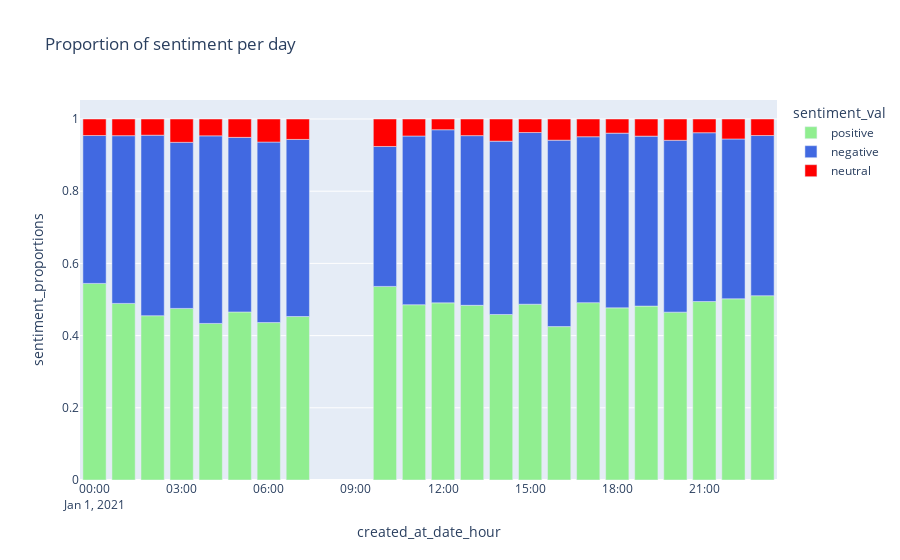

This figure's notebook cell:
### Code cell
fig = px.bar(sentiment_proportions[:3*22],
             x="created_at_date_hour",
             y="sentiment_proportions", color="sentiment_val",
             title="Proportion of sentiment per day",
            color_discrete_sequence=["lightgreen", "royalblue", "red"])

fig.show()

### Figure 1 — Plotly figure (JSON) as saved in the notebook; plotly's stock layout.template omitted (floating-point values rounded to 4 significant figures)
{"data": [{"alignmentgroup": "True", "hovertemplate": "sentiment_val=positive<br>created_at_date_hour=%{x}<br>sentiment_proportions=%{y}<extra></extra>", "legendgroup": "positive", "marker": {"color": "lightgreen"}, "name": "positive", "offsetgroup": "positive", "orientation": "v", "showlegend": true, "textposition": "auto", "type": "bar", "x": ["2021-01-01 0", "2021-01-01 1", "2021-01-01 10", "2021-01-01 11", "2021-01-01 12", "2021-01-01 13", "2021-01-01 14", "2021-01-01 15", "2021-01-01 16", "2021-01-01 17", "2021-01-01 18", "2021-01-01 19", "2021-01-01 2", "2021-01-01 20", "2021-01-01 21", "2021-01-01 22", "2021-01-01 23", "2021-01-01 3", "2021-01-01 4", "2021-01-01 5", "2021-01-01 6", "2021-01-01 7"], "xaxis": "x", "y": [0.5445, 0.4891, 0.5362, 0.4855, 0.4907, 0.4839, 0.4585, 0.4869, 0.4249, 0.4912, 0.4769, 0.4818, 0.4551, 0.4649, 0.4943, 0.502, 0.5106, 0.4753, 0.4337, 0.4655, 0.4361, 0.4528], "yaxis": "y"}, {"alignmentgroup": "True", "hovertemplate": "sentiment_val=negative<br>created_at_date_hour=%{x}<br>sentiment_proportions=%{y}<extra></extra>", "legendgroup": "negative", "marker": {"color": "royalblue"}, "name": "negative", "offsetgroup": "negative", "orientation": "v", "showlegend": true, "textposition": "auto", "type": "bar", "x": ["2021-01-01 0", "2021-01-01 1", "2021-01-01 10", "2021-01-01 11", "2021-01-01 12", "2021-01-01 13", "2021-01-01 14", "2021-01-01 15", "2021-01-01 16", "2021-01-01 17", "2021-01-01 18", "2021-01-01 19", "2021-01-01 2", "2021-01-01 20", "2021-01-01 21", "2021-01-01 22", "2021-01-01 23", "2021-01-01 3", "2021-01-01 4", "2021-01-01 5", "2021-01-01 6", "2021-01-01 7"], "xaxis": "x", "y": [0.4097, 0.4647, 0.3877, 0.4674, 0.4796, 0.47, 0.4801, 0.4757, 0.5165, 0.4596, 0.484, 0.4708, 0.5, 0.476, 0.4677, 0.4427, 0.4437, 0.4601, 0.5197, 0.4836, 0.5, 0.4906], "yaxis": "y"}, {"alignmentgroup": "True", "hovertemplate": "sentiment_val=neutral<br>created_at_date_hour=%{x}<br>sentiment_proportions=%{y}<extra></extra>", "legendgroup": "neutral", "marker": {"color": "red"}, "name": "neutral", "offsetgroup": "neutral", "orientation": "v", "showlegend": true, "textposition": "auto", "type": "bar", "x": ["2021-01-01 0", "2021-01-01 1", "2021-01-01 10", "2021-01-01 11", "2021-01-01 12", "2021-01-01 13", "2021-01-01 14", "2021-01-01 15", "2021-01-01 16", "2021-01-01 17", "2021-01-01 18", "2021-01-01 19", "2021-01-01 2", "2021-01-01 20", "2021-01-01 21", "2021-01-01 22", "2021-01-01 23", "2021-01-01 3", "2021-01-01 4", "2021-01-01 5", "2021-01-01 6", "2021-01-01 7"], "xaxis": "x", "y": [0.0458, 0.0462, 0.07609, 0.0471, 0.02974, 0.04608, 0.06137, 0.03745, 0.05861, 0.04912, 0.03915, 0.04745, 0.04487, 0.05904, 0.03802, 0.05534, 0.04577, 0.06464, 0.04659, 0.05091, 0.06391, 0.0566], "yaxis": "y"}], "layout": {"barmode": "relative", "legend": {"title": {"text": "sentiment_val"}, "tracegroupgap": 0}, "title": {"text": "Proportion of sentiment per day"}, "xaxis": {"anchor": "y", "domain": [0, 1], "title": {"text": "created_at_date_hour"}}, "yaxis": {"anchor": "x", "domain": [0, 1], "title": {"text": "sentiment_proportions"}}}}
